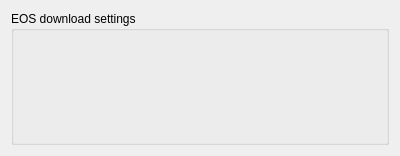
<?xml version="1.0" encoding="UTF-8"?>
<ui version="4.0">
 <class>CEosDownloadJobWidget</class>
 <widget class="QWidget" name="CEosDownloadJobWidget">
  <property name="geometry">
   <rect>
    <x>0</x>
    <y>0</y>
    <width>400</width>
    <height>156</height>
   </rect>
  </property>
  <property name="windowTitle">
   <string>Form</string>
  </property>
  <layout class="QGridLayout" name="gridLayout">
   <item row="0" column="0">
    <widget class="QGroupBox" name="groupBox">
     <property name="title">
      <string>EOS download settings</string>
     </property>
    </widget>
   </item>
  </layout>
 </widget>
 <resources/>
 <connections/>
</ui>
